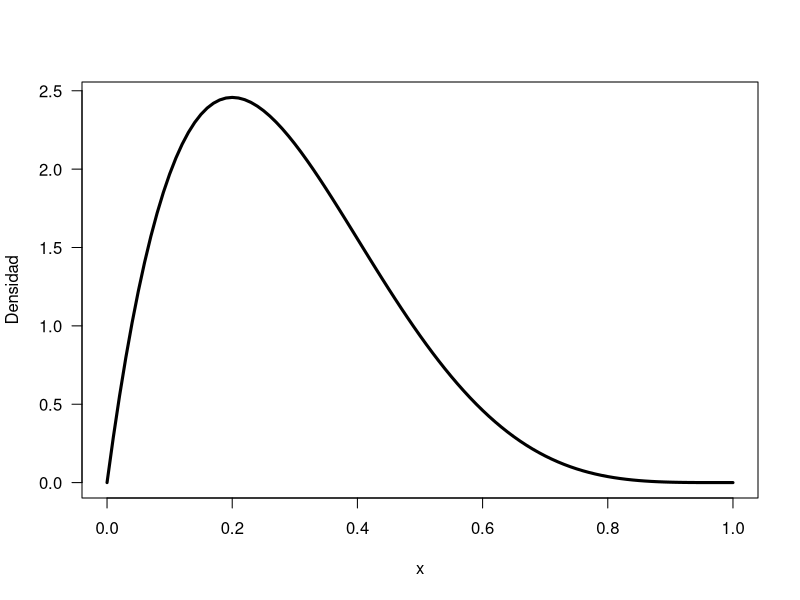
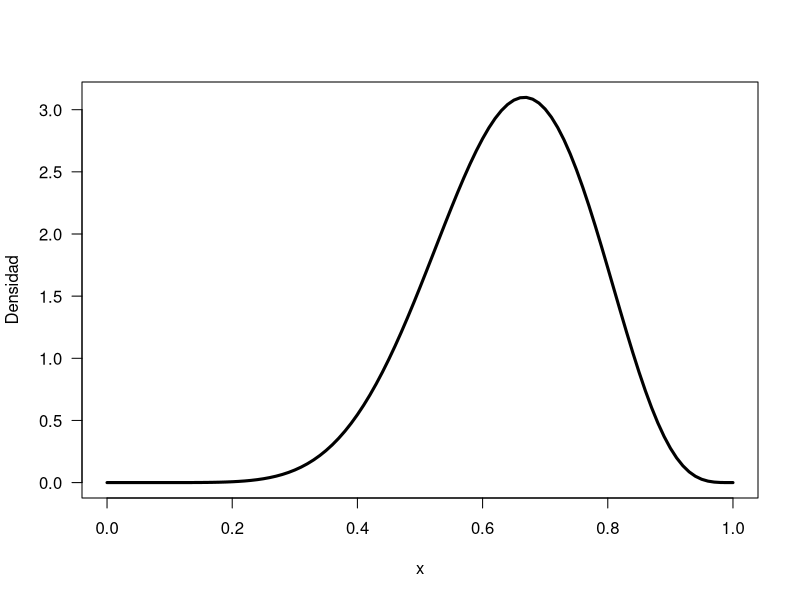
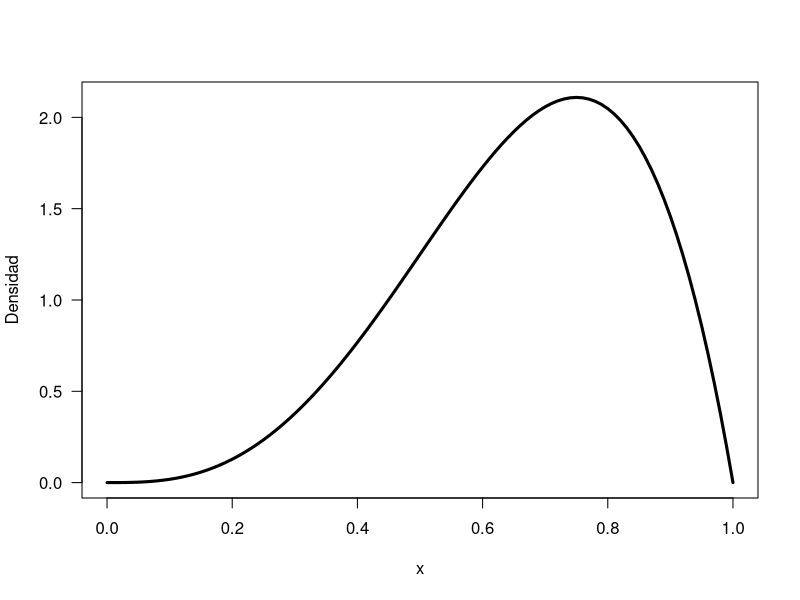
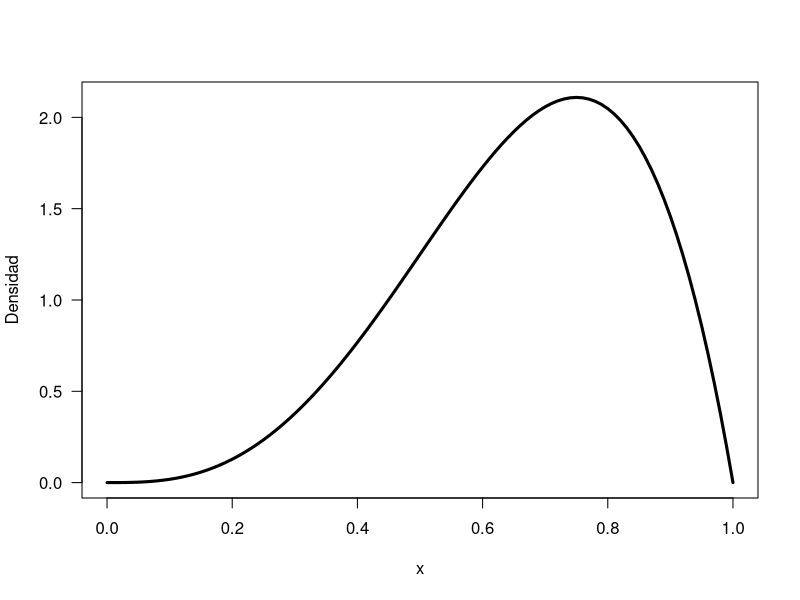
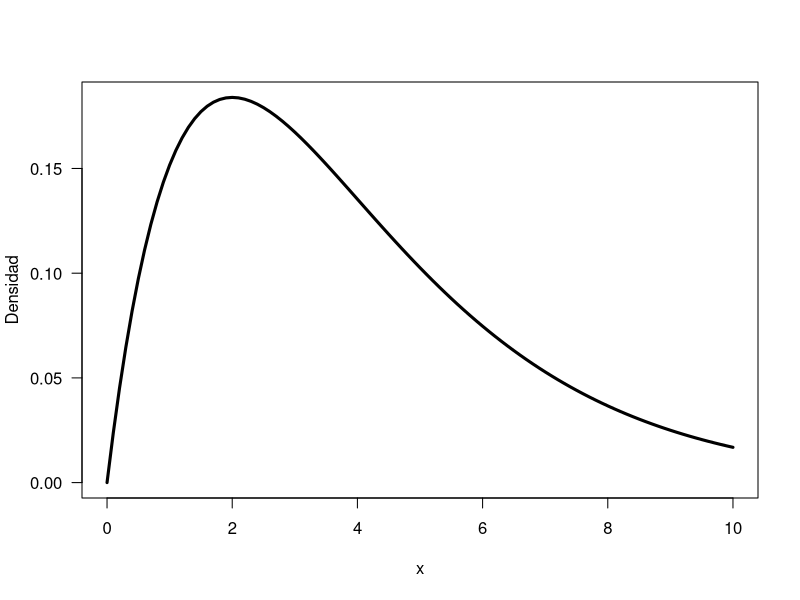
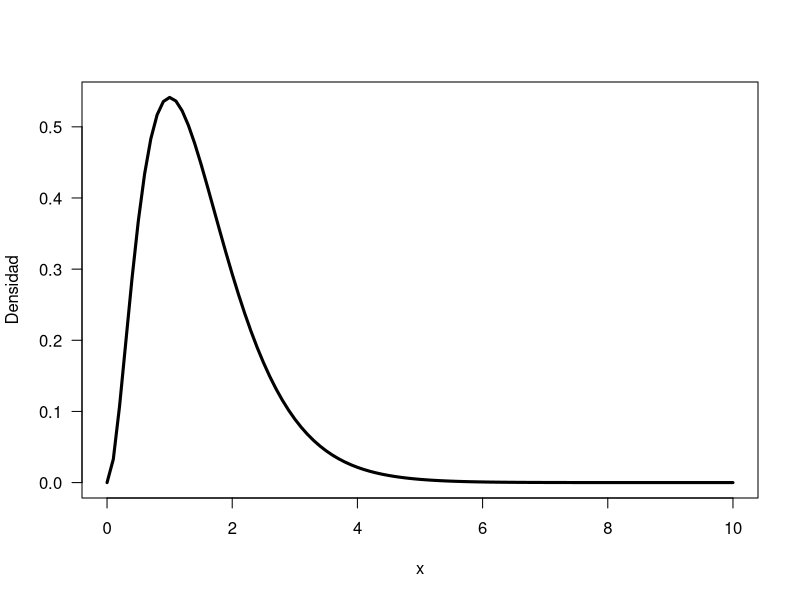
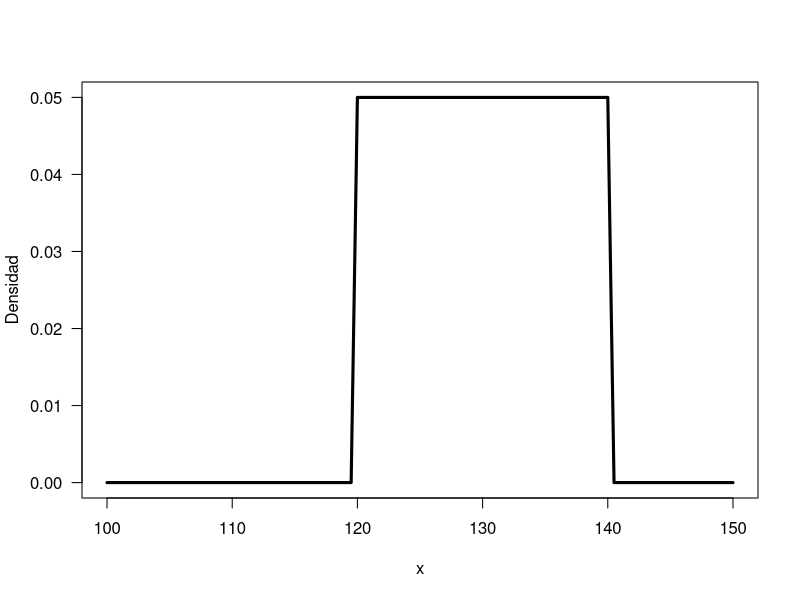

Write R code to recreate these figures, in order.
## ---- chunk 1
curve(dbeta(x, shape1=2, shape2=5), lwd=3, las=1,
      ylab='Densidad')
curve(dbeta(x, shape1=9, shape2=5), lwd=3, las=1,
      ylab='Densidad')
## ---- chunk 2
curve(dbeta(x, shape1=4, shape2=2), lwd=3, las=1,
      ylab='Densidad')
## ---- chunk 3
1-pbeta(0.9,4,2)
## ---- chunk 4
pbeta(0.5,4,2)
## ---- chunk 5
qbeta(0.2,4,2)
## ---- chunk 6
qbeta(0.4,4,2,lower.tail=F)
## ---- chunk 7
qbeta(0.6,4,2)
## ---- chunk 8
curve(dbeta(x,4,2), lwd=3, las=1,
      ylab='Densidad')
## ---- chunk 9
curve(dgamma(x,2,0.5), lwd=3, las=1,
      ylab='Densidad',
      from = 0, to= 10 )
## ---- chunk 10
pgamma(1, shape=2, scale=1/2)
## ---- chunk 11
1-pgamma(2, shape=2, scale=1/2)
## ---- chunk 12
pgamma(2, shape=2, scale=1/2) - pgamma(1, shape=2, scale=1/2)
## ---- chunk 13
 qgamma(0.5940, shape=2, scale=1/2)
## ---- chunk 14
curve(dgamma(x,3,2), lwd=3, las=1,
      ylab='Densidad',
      from = 0, to= 10 )
## ---- chunk 15
pgamma(8,3,2)-pgamma(3,3,2)
## ---- chunk 16
1-pgamma(10,3,2)
## ---- chunk 17
curve(dunif(x,120,140), lwd=3, las=1,
      ylab='Densidad',
      from = 100, to= 150 )
## ---- chunk 18
punif(q = 130, min = 120, max = 140) - punif(q = 120, min = 120, max = 140)
## ---- chunk 19
punif(q = 136, min = 120, max = 140) - punif(q = 128, min = 120, max = 140)

